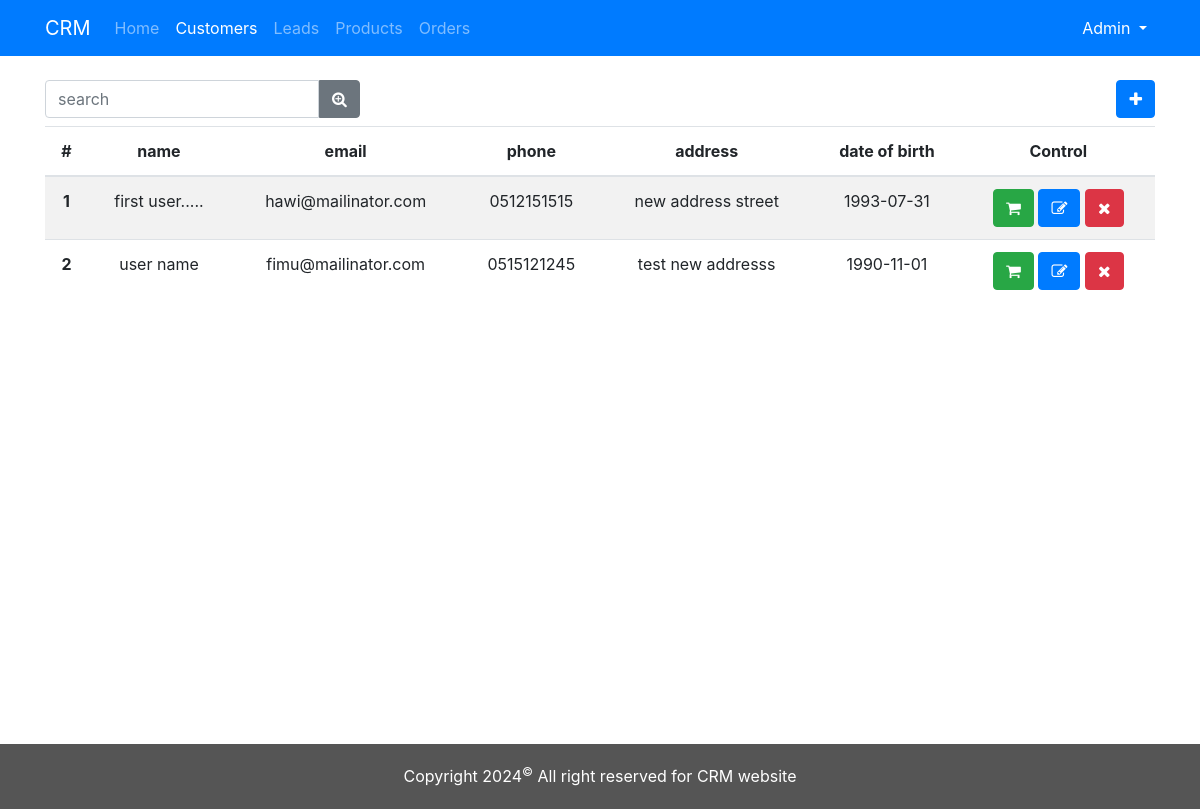
/customers.php (signed in), run on the app's committed database.
### tables this page shows
CREATE TABLE `customers` (
  `id` bigint(20) UNSIGNED NOT NULL,
  `name` varchar(255) DEFAULT NULL,
  `email` varchar(255) DEFAULT NULL,
  `phone` varchar(20) DEFAULT NULL,
  `address` text DEFAULT NULL,
  `date_of_birth` date DEFAULT NULL,
  `created_at` datetime DEFAULT current_timestamp(),
  `updated_at` datetime DEFAULT current_timestamp() ON UPDATE current_timestamp()
);

### customers.php (the view, shortened to what this page needs)
<?php
    include './includes/connection.php';
    ?>
<!DOCTYPE html>
<html lang="en">
<head>
    <link rel="stylesheet" href="./assets/css/bootstrap.min.css">
    <link rel="stylesheet" href="./assets/css/font-awesome.css">
    <link rel="stylesheet" href="./assets/css/style.css">
</head>
<body>
    <div class="app">
        <?php $page = "customers";
        include './includes/navbar.php'; ?>
        <div class="pt-4">
            <div class="container">
                <div class="row mb-2">
                    <div class="col-md-6">
                        <form action="" class="form-inline">
                            <input type="search" placeholder="search" value="<?= $_GET['search'] ?? '' ?>" name="search" id="search" class="form-control border-right-none">
                            <button type="submit" class="btn btn-secondary border-left-none"><i class="fa fa-search-plus"></i></button>
                        </form>
                    </div>
                    <div class="col-md-6">
                        <div class="text-right">
                            <button type="button" class="btn btn-primary" data-toggle="modal" data-target="#addNewItem">
                                <i class="fa fa-plus"></i>
                            </button>
                        </div>
                    </div>
                </div>
                <table class="table table-striped">
                    <thead>
                        <tr class="text-center">
                            <th>#</th>
                            <th>name</th>
                            <th>email</th>
                            <th>phone</th>
                            <th>address</th>
                            <th>date of birth</th>
                            <th>Control</th>
                        </tr>
                    </thead>
                    <tbody>
                        <?php
                            $search= $_GET['search'] ?? null;
                            if($search) {
                                $sql = "SELECT * FROM customers WHERE (name like ? or email like ? or phone like ?)";
                                $data= ["%$search%", "%$search%", "%$search%"];
                            }else{
                                $sql = "SELECT * FROM customers";
                                $data = [];
                            }
                            $stmt = $conn->prepare($sql);
                            $stmt->execute($data);
                            $items = $stmt->fetchAll(PDO::FETCH_ASSOC);
                            foreach($items as $item):
                        ?>
                        <tr class="text-center">
                            <th><?= $item['id'] ?></th>
                            <td><?= $item['name'] ?></td>
                            <td><?= $item['email'] ?></td>
                            <td><?= $item['phone'] ?></td>
                            <td><?= $item['address'] ?></td>
                            <td><?= $item['date_of_birth'] ?></td>
                            <td>
                                <a href="orders.php?customer=<?= $item['id'] ?>" class="btn btn-success"><i class="fa fa-shopping-cart"></i></a>
                                <a href="customers.php?id=<?= $item['id'] ?>" class="btn btn-primary"><i class="fa fa-edit"></i></a>
                                <a onclick="return confirm('Are you sure?')" href="delete.php?back=customers.php&id=<?= $item['id'] ?>&table=customers" class="btn btn-danger"><i class="fa fa-times"></i></a>
                            </td>
                        </tr>
                        <?php endforeach ?>
                    </tbody>
                </table>
            </div>
        </div>
    </div>
    <div class="footer">
        <p class="text-center text-white">Copyright 2024<sup>&copy;</sup> All right reserved for CRM website</p>
    </div>
</body>
</html>

### assets/css/style.css (style rules this page uses)
.app { min-height: 93vh; }
.footer { padding: 20px 0 5px; background: #555555; color: white; }
.border-right-none { border-top-right-radius: 0; border-bottom-right-radius: 0; }
.border-left-none { border-top-left-radius: 0; border-bottom-left-radius: 0; }

### data on the page
customers: id "1", name "first user.....", email "hawi@mailinator.com", phone "0512151515", address "new address street", date_of_birth "1993-07-31"
customers: id "2", name "user name", email "fimu@mailinator.com", phone "0515121245", address "test new addresss", date_of_birth "1990-11-01"

### other printed values
$_SESSION['user']['name'] "Admin"
